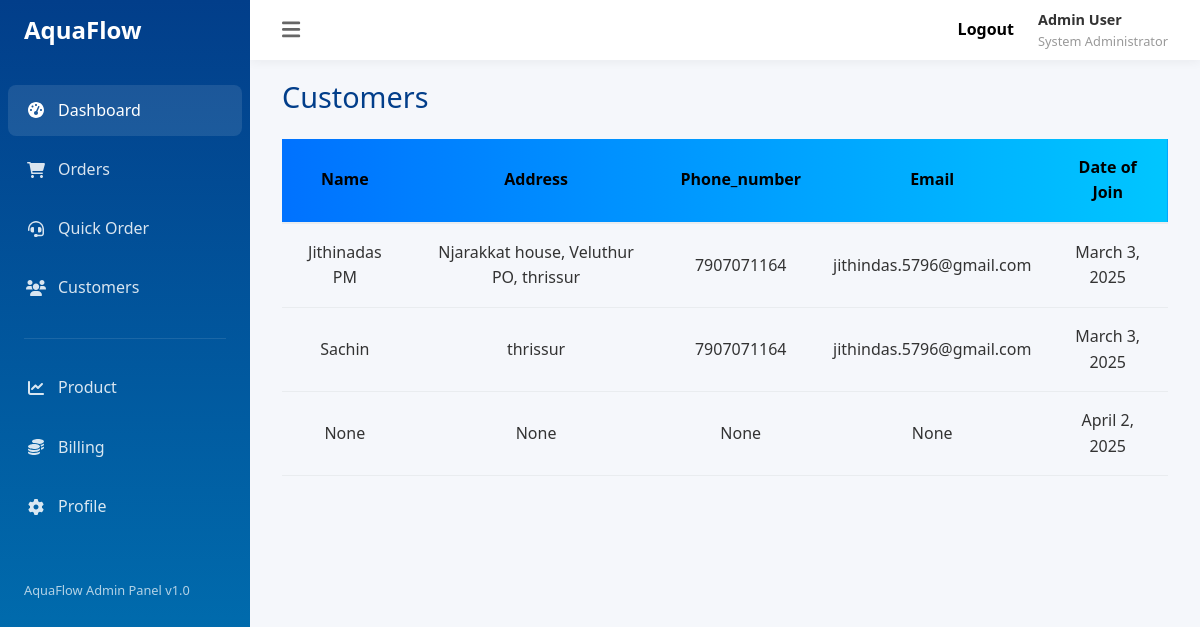
Page /customers on the committed database.
### app/models.py (models this page shows, shortened)
class UserProfile_Model(models.Model):
    name=models.CharField(max_length=100,null=True)
    address=models.TextField(null=True)
    pincode = models.CharField(max_length=10)
    email=models.EmailField(null=True)
    phone_number=models.PositiveIntegerField(null=True)
    user=models.OneToOneField(User,on_delete=models.CASCADE)
    created_date=models.DateField(auto_now_add=True)
    updated_date=models.DateField(auto_now=True)
    is_active=models.BooleanField(default=True)

### app/views.py (the view)
# urls.py: path('customers', Customers_View.as_view(),name='customers'),
class Customers_View(View):
    def get(self, request, **kwargs):
        customers = UserProfile_Model.objects.filter(user__is_superuser=False)
        return render(request, 'customers.html', {'customers': customers})

### app/templates/customers.html (shortened to what this page needs)
{% extends 'admin.html' %}
{% block content %}
<h1 class="page-title">Customers</h1>
<table>
    <thead class="table_head">
        <tr>
            <th>Name</th>
            <th>Address</th>
            <th>Phone_number</th>
            <th>Email</th>
            <th>Date of Join</th>
        </tr>
    </thead>
    <tbody>
        {% for i in customers %}
        <tr>
            <td>{{ i.name }}</td>
            <td>{{ i.address }}</td>
            <td>{{ i.phone_number }}</td>
            <td>{{ i.email }}</td>
            <td>{{ i.created_date }}</td>
        </tr>
        {% empty %}
            <tr>
                <td colspan="6">No Customers.</td>
            </tr>
        {% endfor %}
    </tbody>
</table>
{% endblock %}

### app/templates/admin.html (style rules this page uses)
:root { --primary-color: #0077b6; --secondary-color: #90e0ef; --accent-color: #00b4d8; --light-color: #caf0f8; --dark-color: #023e8a; --success-color: #28a745; --warning-color: #ffc107; --danger-color: #dc3545; --gray-light: #f8f9fa; --gray-medium: #e9ecef; --gray-dark: #343a40; --sidebar-width: 250px; --header-height: 60px; }
* { margin: 0; padding: 0; box-sizing: border-box; font-family: 'Segoe UI', Tahoma, Geneva, Verdana, sans-serif; }
body { background-color: #f5f7fb; color: #333; line-height: 1.6; display: flex; min-height: 100vh; }
.page-title { font-size: 1.8rem; margin-bottom: 1.5rem; color: var(--dark-color); }
table { width: 100%; border-collapse: collapse; }
th, td { padding: 1rem; text-align: left; }
thead { background-color: var(--gray-light); }
th { font-weight: 600; color: #666; border-bottom: 2px solid var(--gray-medium); }
td { border-bottom: 1px solid var(--gray-medium); }

### app/templates/customers.html (style rules this page uses)
.table_head { background: linear-gradient(to left, #00c6ff, #0072ff); }
thead th { color: black; text-align: center; }
tbody td { text-align: center; }

### rows in the picture
UserProfile_Model: name "Jithinadas PM", address "Njarakkat house, Veluthur PO, thrissur", phone_number "7907071164", email "jithindas.5796@gmail.com", created_date "March 3, 2025"
UserProfile_Model: name "Sachin", address "thrissur", phone_number "7907071164", email "jithindas.5796@gmail.com", created_date "March 3, 2025"
UserProfile_Model: name "None", address "None", phone_number "None", email "None", created_date "April 2, 2025"
